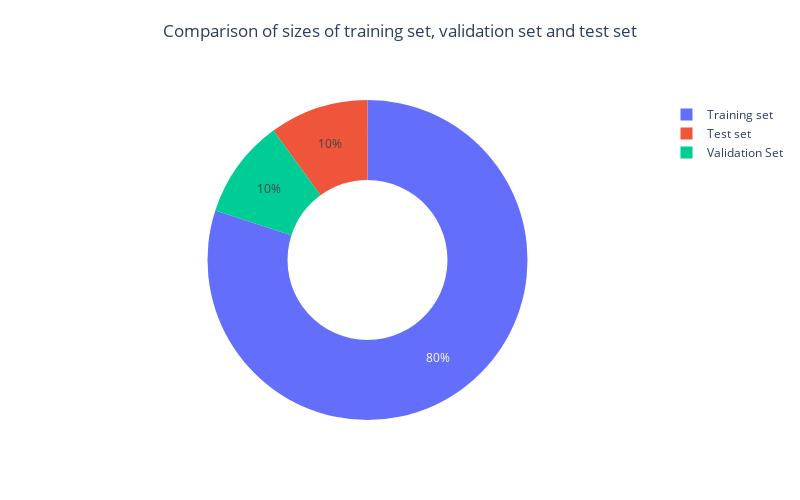

The code cell stored with this chart in its notebook:
### Markdown cell above
# Train-Validation-Test Split

### Code cell
# Feature-target split
X, y = data.drop('label', axis = 1), data['label']

# Train-test split (from complete data)
X_train, X_test, y_train, y_test = train_test_split(X, y, test_size = 0.2, random_state = 40)
data_train = pd.concat([X_train, y_train], axis = 1)

# Validation-test split (from test data)
X_val, X_test, y_val, y_test = train_test_split(X_test, y_test, test_size = 0.5, random_state = 40)
data_val, data_test = pd.concat([X_val, y_val], axis = 1), pd.concat([X_test, y_test], axis = 1)

# Comparison of sizes of training set, validation set and test set
values = np.array([len(data_train), len(data_val), len(data_test)])
labels = ['Training set', 'Validation Set', 'Test set']
fig = go.Figure(data = [go.Pie(values = values, labels = labels, hole = 0.5, textinfo = 'percent', title = " ")])
text_title = "Comparison of sizes of training set, validation set and test set"
fig.update_layout(height = 500, width = 800, showlegend = True, title = dict(text = text_title, x = 0.5, y = 0.95))
fig.show()

### Figure 1 — Plotly figure (JSON) as saved in the notebook; plotly's stock layout.template omitted (floating-point values rounded to 4 significant figures)
{"data": [{"hole": 0.5, "labels": ["Training set", "Validation Set", "Test set"], "textinfo": "percent", "title": {"text": " "}, "type": "pie", "values": [22241, 2780, 2781]}], "layout": {"height": 500, "showlegend": true, "title": {"text": "Comparison of sizes of training set, validation set and test set", "x": 0.5, "y": 0.95}, "width": 800}}
